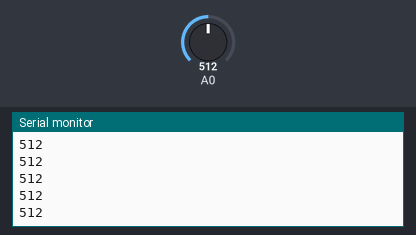
Recording of a sketch running on a simulated Arduino Uno, built with avr-gcc and run on an emulated ATmega328P. On the bench: the last lines printed to the serial monitor. The inputs (shaded band) are chosen by the test bench; at power-on: A0 = 512.

Above: at 1.2 s.
1.3 s: A0 set to 716
At 2.4 s:
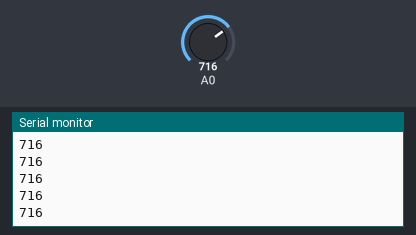
2.8 s: A0 set to 900
At 3.7 s:
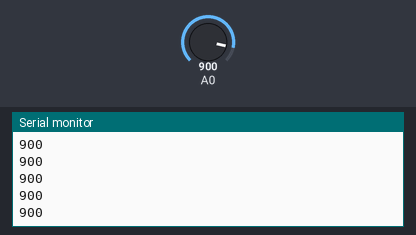
Timing chart, 0 to 5.8 s (numbered marks = the images above; inputs shaded):
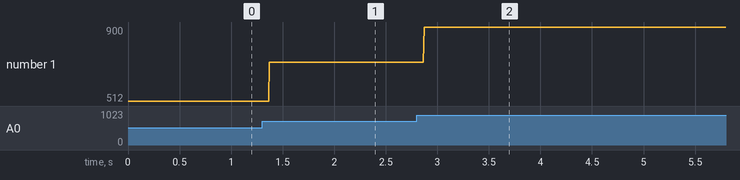

The sketch:

pulsimetro.ino
```cpp
void setup() {
Serial.begin(9600);
}

void loop() {

int pulso; //variable donde se almacena el valor leído de el pin A0
pulso = analogRead(0); // lectura analógica del pin A0
Serial.println(pulso); // envía al serial plotter el valor leido
}
```

Measured:
- after the input at 1.3 s, the serial monitor: prints a new line after 0.07 s (image 1)
- after the input at 2.8 s, the serial monitor: prints a new line after 0.07 s (image 2)
- plotted number 1: 512 → 716 after the input at 1.3 s, 716 → 900 after the input at 2.8 s
